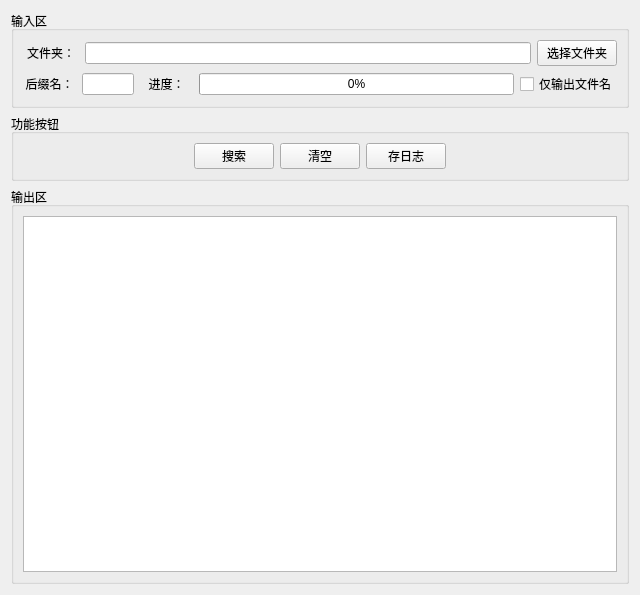
<?xml version="1.0" encoding="UTF-8"?>
<ui version="4.0">
 <class>Form</class>
 <widget class="QWidget" name="Form">
  <property name="geometry">
   <rect>
    <x>0</x>
    <y>0</y>
    <width>640</width>
    <height>595</height>
   </rect>
  </property>
  <property name="windowTitle">
   <string>Form</string>
  </property>
  <layout class="QVBoxLayout" name="verticalLayout_4">
   <item>
    <widget class="QGroupBox" name="groupBox">
     <property name="title">
      <string>输入区</string>
     </property>
     <layout class="QVBoxLayout" name="verticalLayout">
      <item>
       <layout class="QHBoxLayout" name="horizontalLayout" stretch="1,8,1">
        <item>
         <widget class="QLabel" name="label">
          <property name="text">
           <string>文件夹：</string>
          </property>
          <property name="alignment">
           <set>Qt::AlignCenter</set>
          </property>
         </widget>
        </item>
        <item>
         <widget class="QLineEdit" name="edit_filename"/>
        </item>
        <item>
         <widget class="QPushButton" name="pushButton">
          <property name="text">
           <string>选择文件夹</string>
          </property>
         </widget>
        </item>
       </layout>
      </item>
      <item>
       <layout class="QHBoxLayout" name="horizontalLayout_2" stretch="1,1,1,6,1">
        <item>
         <widget class="QLabel" name="label_2">
          <property name="text">
           <string>后缀名：</string>
          </property>
          <property name="alignment">
           <set>Qt::AlignCenter</set>
          </property>
         </widget>
        </item>
        <item>
         <widget class="QLineEdit" name="edit_suffix"/>
        </item>
        <item>
         <widget class="QLabel" name="label_3">
          <property name="frameShape">
           <enum>QFrame::NoFrame</enum>
          </property>
          <property name="text">
           <string>进度：</string>
          </property>
          <property name="alignment">
           <set>Qt::AlignCenter</set>
          </property>
         </widget>
        </item>
        <item>
         <widget class="QProgressBar" name="progressBar">
          <property name="value">
           <number>0</number>
          </property>
         </widget>
        </item>
        <item>
         <widget class="QCheckBox" name="check_onlyname">
          <property name="text">
           <string>仅输出文件名</string>
          </property>
         </widget>
        </item>
       </layout>
      </item>
     </layout>
    </widget>
   </item>
   <item>
    <widget class="QGroupBox" name="groupBox_3">
     <property name="title">
      <string>功能按钮</string>
     </property>
     <layout class="QVBoxLayout" name="verticalLayout_2">
      <item>
       <layout class="QHBoxLayout" name="horizontalLayout_3">
        <item>
         <spacer name="horizontalSpacer">
          <property name="orientation">
           <enum>Qt::Horizontal</enum>
          </property>
          <property name="sizeHint" stdset="0">
           <size>
            <width>40</width>
            <height>20</height>
           </size>
          </property>
         </spacer>
        </item>
        <item>
         <widget class="QPushButton" name="btn_search">
          <property name="text">
           <string>搜索</string>
          </property>
         </widget>
        </item>
        <item>
         <widget class="QPushButton" name="btn_clear">
          <property name="text">
           <string>清空</string>
          </property>
         </widget>
        </item>
        <item>
         <widget class="QPushButton" name="btn_saveLog">
          <property name="text">
           <string>存日志</string>
          </property>
          <property name="icon">
           <iconset theme="bold">
            <normaloff>.</normaloff>.</iconset>
          </property>
          <property name="checkable">
           <bool>true</bool>
          </property>
          <property name="checked">
           <bool>false</bool>
          </property>
          <property name="autoExclusive">
           <bool>true</bool>
          </property>
         </widget>
        </item>
        <item>
         <spacer name="horizontalSpacer_2">
          <property name="orientation">
           <enum>Qt::Horizontal</enum>
          </property>
          <property name="sizeHint" stdset="0">
           <size>
            <width>40</width>
            <height>20</height>
           </size>
          </property>
         </spacer>
        </item>
       </layout>
      </item>
     </layout>
    </widget>
   </item>
   <item>
    <widget class="QGroupBox" name="groupBox_2">
     <property name="title">
      <string>输出区</string>
     </property>
     <layout class="QVBoxLayout" name="verticalLayout_3">
      <item>
       <widget class="QTextBrowser" name="content_show"/>
      </item>
     </layout>
    </widget>
   </item>
  </layout>
 </widget>
 <resources/>
 <connections/>
</ui>
